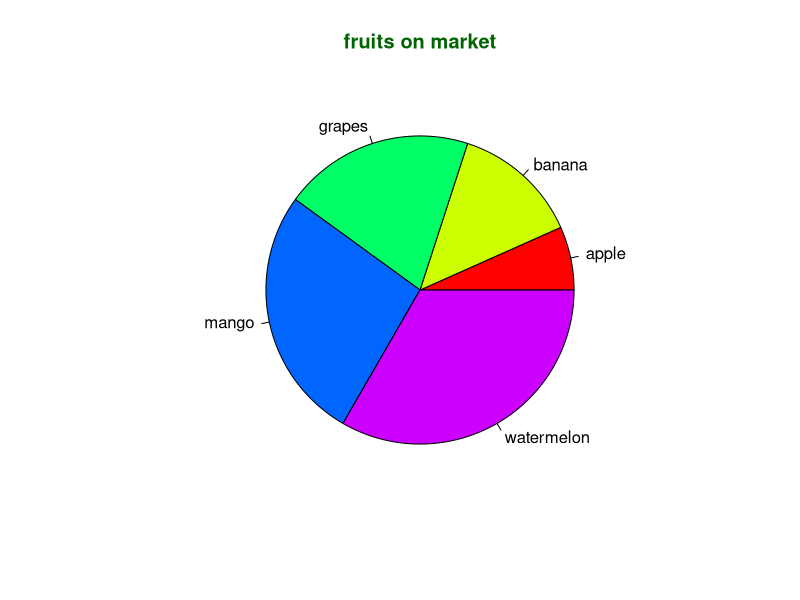

Recreate this plot in R.
x<-c(10,20,30,40,50)
names(x)<-c("apple","banana","grapes","mango","watermelon")

pie(x,
    labels=names(x),
    col=rainbow(length(x)),
    main="fruits on market",
    col.main="darkgreen")
